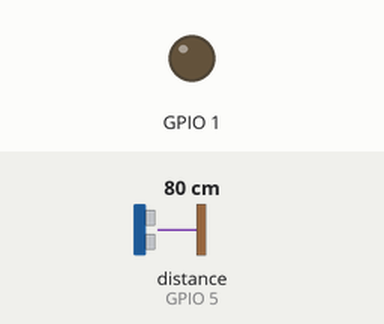
Recording of a sketch running on a simulated ESP32. Parts: output pins drawn as LEDs (lit = HIGH). Wiring (inferred from the names in the program): ultrasonic range finder: trigger GPIO 4; echo GPIO 5. The test bench sets the inputs (shaded band); at power-on: distance to the obstacle (sensor on GPIO 5) 80 cm. The echo pulse lasts 58.3 µs per cm; WiFi joins after 1.5 s; servers stay silent unless stated; pins used as bus, display or sensor lines are not drawn; what the sketch prints to the serial monitor is not drawn.

Above: at 0.0 s.
At 2.6 s:
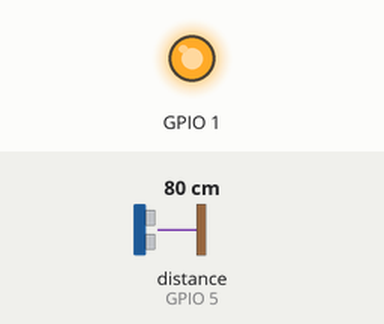
Timing chart, 0 to 4.1 s (numbered marks = the images above):
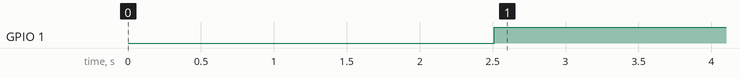

The sketch:

code.ino
```cpp
#include <WiFi.h>
#include "ThingSpeak.h"

const char* WIFI_NAME = "iotworkshop";
const char* WIFI_PASSWORD = "88888888";

const int myChannelNumber = 2602387;
const char* myApiKey = "4XKMK7NEVFZ1ME0I";
const char* server = "api.thingspeak.com";

const int trigPin = 4;
const int echoPin = 5;

//define sound speed in cm/uS
#define SOUND_SPEED 0.034

long duration;
float distanceCm;
WiFiClient client;

void setup() {
  Serial.begin(115200);

  pinMode(1, OUTPUT);
  pinMode(trigPin, OUTPUT);
  pinMode(echoPin, INPUT);
  delay(1000);

  WiFi.mode(WIFI_STA);
  WiFi.begin(WIFI_NAME, WIFI_PASSWORD);
  Serial.println("\nConnecting");
  while(WiFi.status() != WL_CONNECTED){
      Serial.print(".");
      delay(100);
  }
  Serial.println("\nConnected to the WiFi network");
  Serial.print("Local ESP32 IP: ");
  Serial.println(WiFi.localIP());

  ThingSpeak.begin(client);
}

void loop() {
  digitalWrite(trigPin, LOW);
  delayMicroseconds(2);
  // Sets the trigPin on HIGH state for 10 micro seconds
  digitalWrite(trigPin, HIGH);
  delayMicroseconds(10);
  digitalWrite(trigPin, LOW);
  duration = pulseIn(echoPin, HIGH);

  // Calculate the distance
  distanceCm = duration * SOUND_SPEED/2;

  // Convert to inches


  if (distanceCm > 26){
    digitalWrite(1, HIGH);
  }else{
    digitalWrite(1,LOW);
  }
  ThingSpeak.setField(1,distanceCm);

  int x = ThingSpeak.writeFields(myChannelNumber,myApiKey);

  Serial.println(distanceCm);
  delay(20000);
}
```

Measured:
- by itself, GPIO 1: LOW → HIGH at 2.5 s
